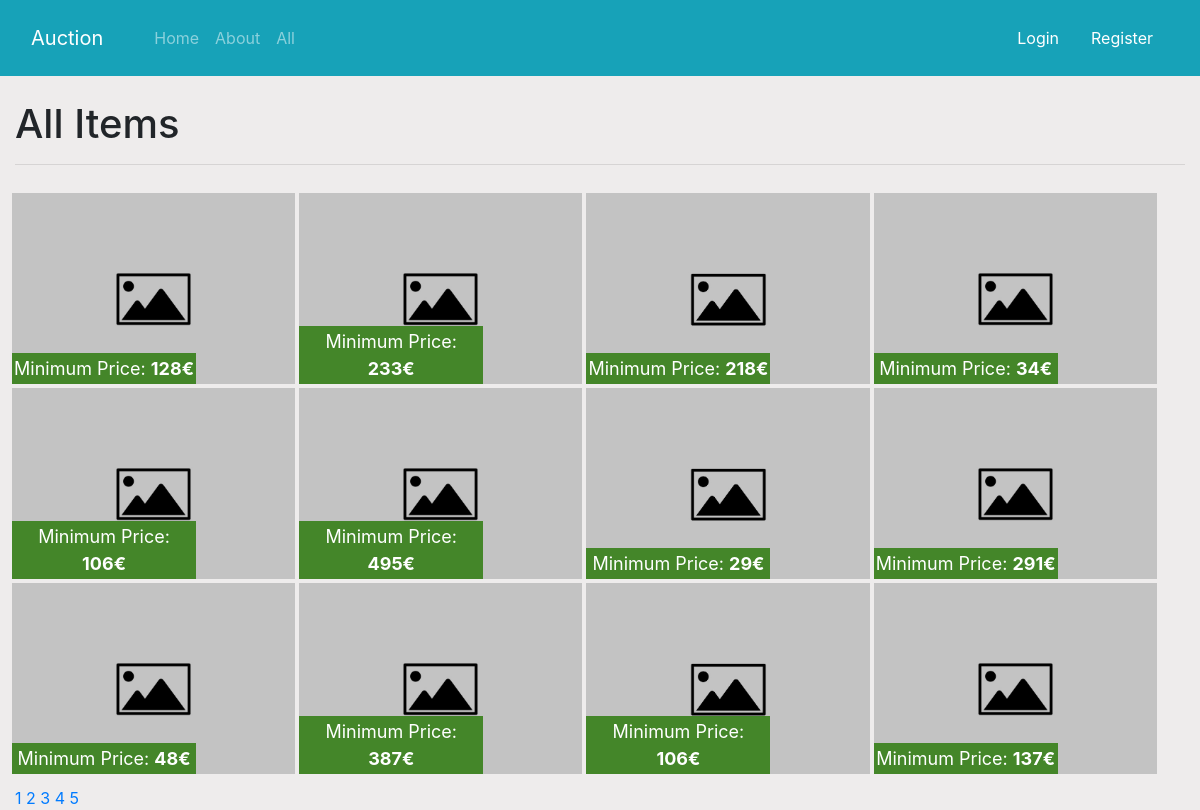
The app's page /all?page=2 with its own data.
### app/item.py (models this page shows)
class Item(db.Model):
    id = db.Column(db.Integer, primary_key=True)
    name = db.Column(db.String(80), nullable=False)
    category = db.Column(db.String(80), nullable=False)
    description = db.Column(db.String(80), nullable=False)
    country = db.Column(db.String(80), nullable=False)
    min_price = db.Column(db.Integer, nullable=False)
    offer = db.relationship('Offer', backref='offer', lazy=True)
    auction_image = db.Column(db.String(256), nullable=False)
    end_day = db.Column(db.DateTime, nullable=False)
    time = db.Column(db.Integer, nullable=False)
    views = db.Column(db.Integer, nullable=False, default=0)
    user_id = db.Column(db.Integer, db.ForeignKey('user.id'), nullable=False)

### app/controllers/home.py (the view)
@App.route('/all')
def all():
    page = request.args.get('page', 1, type=int)
    items = Item.query.order_by(Item.id.desc()).paginate(page=page, per_page=12)
    return render_template('all.html', title="All Items", items=items)

### app/templates/all.html (shortened to what this page needs)
{% extends 'layout.html' %}
{% block content %}
    <h1>{{title}}</h1>
    <hr>
    <div class="row items">
    {% for item in items.items %}
    <a href={{url_for('item', item_id=item.id)}} style="background-image: url({{url_for('static', filename='images/'+item.auction_image)}}); background-size: cover;" class="item col-md-3">
        <p class="price">Minimum Price: <span class="font-weight-bold">{{item.min_price}}€</span></p>
    </a>
    {% endfor %}
    </div>
    {% for page in items.iter_pages() %}
        {% if page %}
            <a href={{url_for('all', page=page)}}>{{page}}</a>
        {% else %}
            ...
        {% endif %}
    {% endfor %}
{% endblock content%}

### app/static/main.css (style rules this page uses)
body { background-color: rgb(238, 236, 236); }
.item { height: 191px; margin: 2px; position: relative; }
.item .price { background-color: #448629; width: 65%; position: absolute; bottom: 0; margin: 0; padding: 2px; font-size: 18px; left: 0; color: #fff; z-index: 1; }
.col-md-3 { padding: 0; }
.item { text-align: center; }
@media (min-width: 768px) { .col-md-3 { flex: 0 0 24%; max-width: 25%; } }
@media (min-width: 768px) { .row { padding: 10px; } }

### records on screen
Item: auction_image (placeholder picture), min_price "128"
Item: auction_image (placeholder picture), min_price "233"
Item: auction_image (placeholder picture), min_price "218"
Item: auction_image (placeholder picture), min_price "34"
Item: auction_image (placeholder picture), min_price "106"
Item: auction_image (placeholder picture), min_price "495"
Item: auction_image (placeholder picture), min_price "29"
Item: auction_image (placeholder picture), min_price "291"
Item: auction_image (placeholder picture), min_price "48"
Item: auction_image (placeholder picture), min_price "387"
Item: auction_image (placeholder picture), min_price "106"
Item: auction_image (placeholder picture), min_price "137"

### other values on screen
{{ title }} "All Items"
{{ page }} "1" "2" "3" "4" "5"
